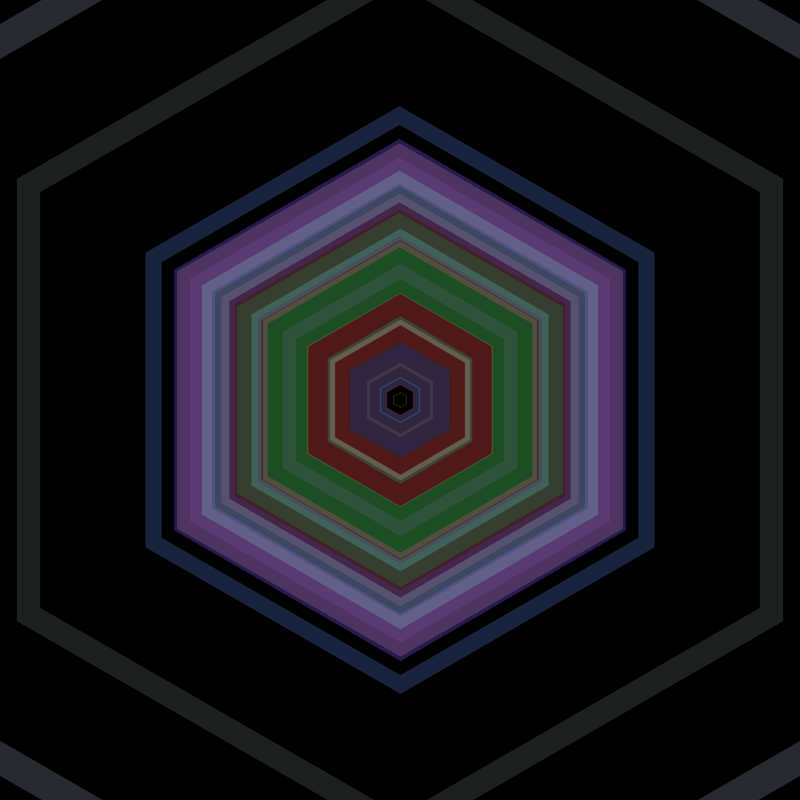
Frame 1 (no input)
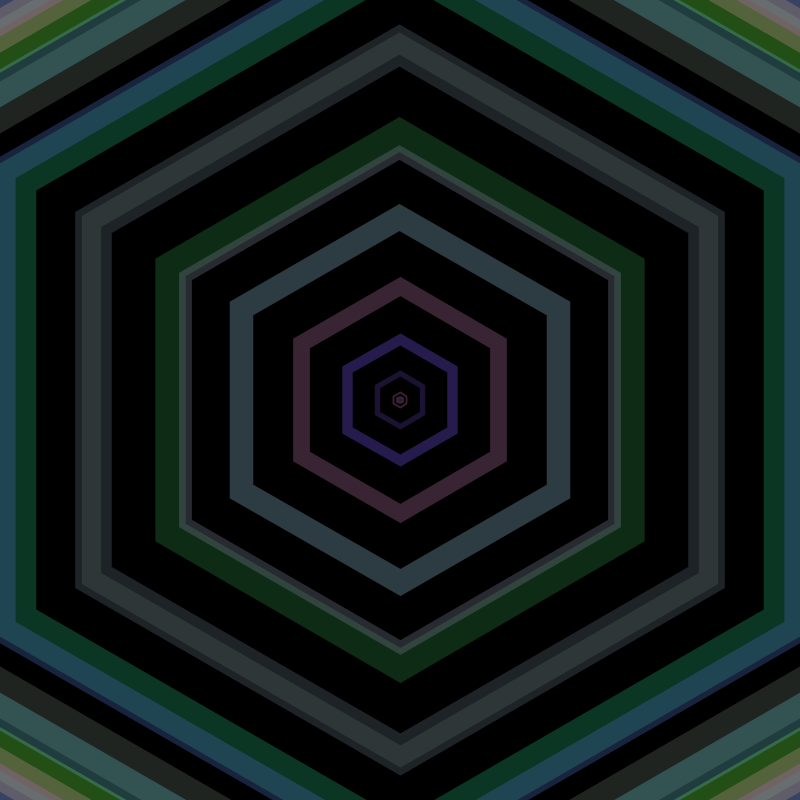
Frame 60 (the mouse pressed at the canvas centre just before this capture)
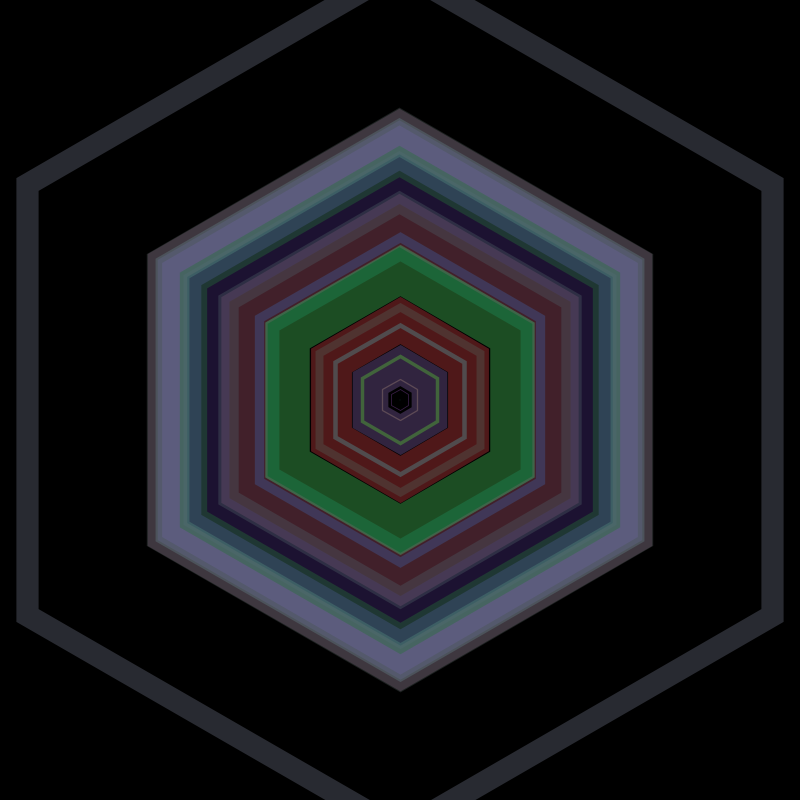
Frame 120 (the mouse held since frame 60 and released just before this capture)

The Processing sketch that drew these frames (run headless with seeded random() and noise(); from frame 60 on, the mouse is pressed at the canvas centre):

// Processing sketch: sketch_190716e
// ── sketch_190716e.pde
float deg;
float rad;
float pingPong;
float sw;
float cx;
float cy;
float x;
float y;
float r;

void setup() {
  size(800, 800);
  cx = width/2;
  cy = height/2;
}


void draw() {
  background(0);
  noFill();
  //stroke(255,65);//带一点透明
  //用i让每一次正弦波的弧度都不一样
  for(int i=1; i<=20; i++){  //i=圈的个数
    stroke(noise(i)*255,noise(i+20)*255,noise(i+40)*255,100);
    deg = (millis()+136*i)/8.0;  //第一个参数：调整一个循环的大小；第二个参数：调整速度的大小
    rad = radians(deg);
    pingPong = sin(rad);
    //不同节奏的来回往复用在笔触上
    sw = map(pingPong,-1.0,1.0,0.0,46.4);//第3,4个参数：调整单个环的大小
    strokeWeight(sw);
    r = map(pingPong,-1.0,1.0,0.0,i*45); //i相乘的常数：调整多边形的大小
    
    
    //多边形的绘制
    beginShape();
    for(float j = 0.0; j<=360.0; j=j+60.0){
      rad = radians(j);
      x = cx + r*sin(rad);
      y = cy + r*cos(rad);
      vertex(x,y);
    }
    endShape(CLOSE);
  }
}
